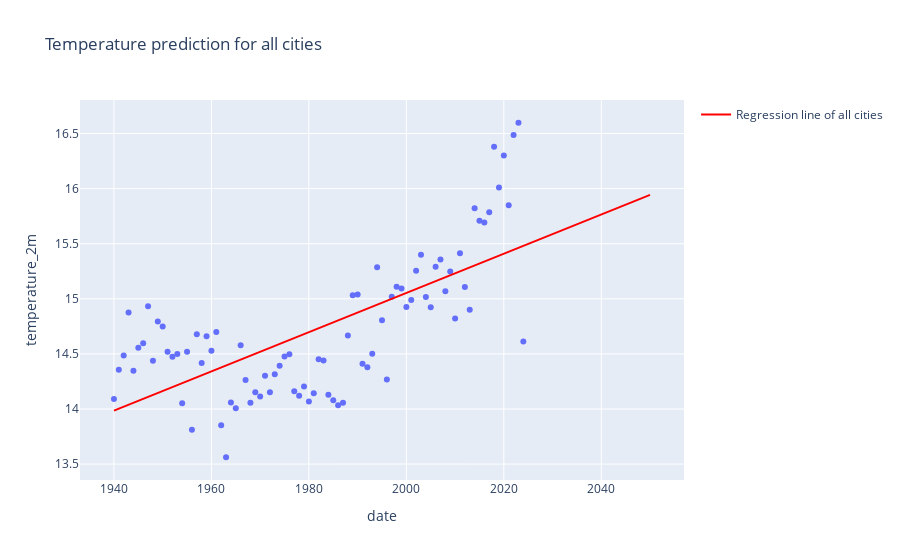

The code cell stored with this chart in its notebook:
### Markdown cell above
#### Visualisation

### Code cell
display('ALL CITIES', data_all)
plot_lr_all.show()

### Figure 1 — Plotly figure (JSON) as saved in the notebook; plotly's stock layout.template omitted (floating-point values rounded to 4 significant figures)
{"data": [{"hovertemplate": "date=%{x}<br>temperature_2m=%{y}<extra></extra>", "legendgroup": "", "marker": {"color": "#636efa", "symbol": "circle"}, "mode": "markers", "name": "", "orientation": "v", "showlegend": false, "type": "scatter", "x": [1940, 1941, 1942, 1943, 1944, 1945, 1946, 1947, 1948, 1949, 1950, 1951, 1952, 1953, 1954, 1955, 1956, 1957, 1958, 1959, 1960, 1961, 1962, 1963, 1964, 1965, 1966, 1967, 1968, 1969, 1970, 1971, 1972, 1973, 1974, 1975, 1976, 1977, 1978, 1979, 1980, 1981, 1982, 1983, 1984, 1985, 1986, 1987, 1988, 1989, 1990, 1991, 1992, 1993, 1994, 1995, 1996, 1997, 1998, 1999, 2000, 2001, 2002, 2003, 2004, 2005, 2006, 2007, 2008, 2009, 2010, 2011, 2012, 2013, 2014, 2015, 2016, 2017, 2018, 2019, 2020, 2021, 2022, 2023, 2024, 2025, 2026, 2027, 2028, 2029, 2030, 2031, 2032, 2033, 2034, 2035, 2036, 2037, 2038, 2039, 2040, 2041, 2042, 2043, 2044, 2045, 2046, 2047, 2048, 2049, 2050], "xaxis": "x", "y": [14.09, 14.36, 14.49, 14.88, 14.35, 14.56, 14.6, 14.93, 14.44, 14.79, 14.75, 14.52, 14.47, 14.5, 14.05, 14.52, 13.81, 14.68, 14.42, 14.66, 14.53, 14.7, 13.85, 13.56, 14.06, 14.01, 14.58, 14.26, 14.06, 14.15, 14.11, 14.3, 14.15, 14.32, 14.39, 14.48, 14.5, 14.16, 14.12, 14.2, 14.07, 14.14, 14.45, 14.44, 14.13, 14.08, 14.03, 14.06, 14.67, 15.03, 15.04, 14.41, 14.38, 14.5, 15.29, 14.81, 14.27, 15.02, 15.11, 15.09, 14.93, 14.99, 15.25, 15.4, 15.02, 14.92, 15.29, 15.36, 15.07, 15.25, 14.82, 15.41, 15.11, 14.9, 15.82, 15.71, 15.69, 15.79, 16.38, 16.01, 16.3, 15.85, 16.49, 16.6, 14.61, null, null, null, null, null, null, null, null, null, null, null, null, null, null, null, null, null, null, null, null, null, null, null, null, null, null], "yaxis": "y"}, {"line": {"color": "red", "width": 2}, "mode": "lines", "name": "Regression line of all cities", "type": "scatter", "x": [1940, 2050], "y": [13.99, 15.94]}], "layout": {"legend": {"tracegroupgap": 0}, "title": {"text": "Temperature prediction for all cities"}, "xaxis": {"anchor": "y", "domain": [0, 1], "title": {"text": "date"}}, "yaxis": {"anchor": "x", "domain": [0, 1], "title": {"text": "temperature_2m"}}}}
